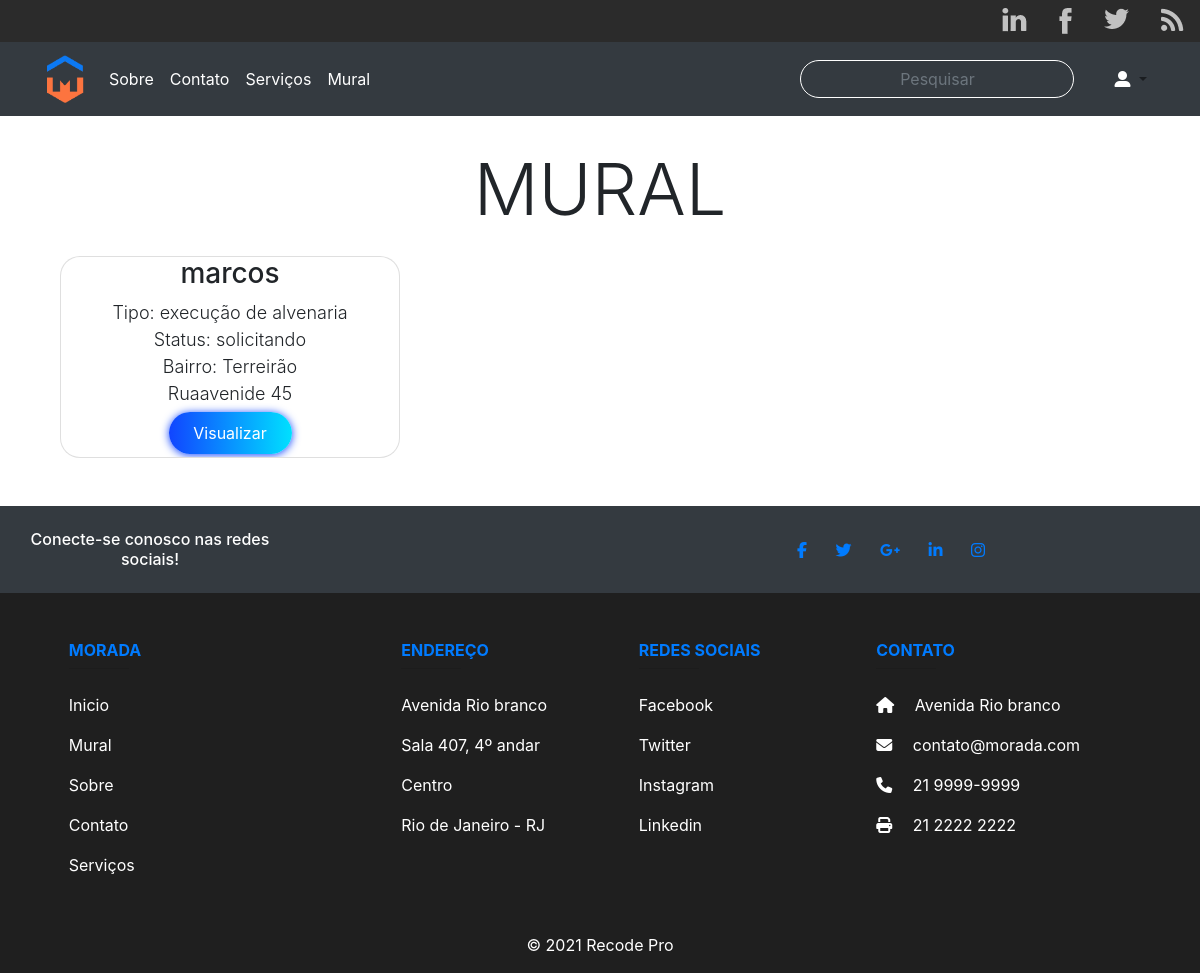
Screenshot of /mural.php?pesquisar=avenide 45 with the database file from the repository.
### tables this page shows
CREATE TABLE `servicos` (
  `idservicos` int NOT NULL AUTO_INCREMENT,
  `usuario` int DEFAULT NULL,
  `tipo` varchar(45) DEFAULT NULL,
  `categoria` varchar(45) DEFAULT NULL,
  `descricao` varchar(700) DEFAULT NULL,
  `email` varchar(45) DEFAULT NULL,
  `parceiro` varchar(100) DEFAULT NULL,
  `mensagem` varchar(500) DEFAULT NULL,
  PRIMARY KEY (`idservicos`),
  KEY `fk_servicos_idx` (`usuario`),
  CONSTRAINT `fk_servicos` FOREIGN KEY (`usuario`) REFERENCES `usuarios` (`idusuario`)
);

CREATE TABLE `usuarios` (
  `idusuario` int NOT NULL AUTO_INCREMENT,
  `nome` varchar(45) DEFAULT NULL,
  `sobrenome` varchar(45) DEFAULT NULL,
  `email` varchar(45) DEFAULT NULL,
  `senha` varchar(45) DEFAULT NULL,
  `sobre` varchar(45) DEFAULT NULL,
  `endereco` varchar(45) DEFAULT NULL,
  `bairro` varchar(45) DEFAULT NULL,
  `cep` varchar(45) DEFAULT NULL,
  `telefone` varchar(45) DEFAULT NULL,
  `complemento` varchar(45) DEFAULT NULL,
  `estrela` varchar(45) DEFAULT NULL,
  PRIMARY KEY (`idusuario`)
);

### mural.php (the view, shortened to what this page needs)
<?php
require "./php/actions/conexaodb.php";
?>
<?php
require "./php/includes/menu.php"; ?>
<!DOCTYPE html>
<html lang="pt-BR">
<head>
    <link rel="stylesheet" href="css/projetos.css">
    <link rel="stylesheet" href="https://stackpath.bootstrapcdn.com/bootstrap/4.1.3/css/bootstrap.min.css">
</head>
<body>
    <div class="container text-center">
        <h3 class="display-3 " style=" margin-top:30px;">MURAL</h3>
    </div>
    <div class="container">
        <div class="container mt-4 text-center">
            <div class="row">
                <?php
                $pesquisar = '';
                if (!empty($_GET['pesquisar'])) {
                    $pesquisar = $_GET['pesquisar'];
                }
                $result_usuarios = "SELECT nome, descricao, bairro, endereco, idusuario, tipo FROM usuarios JOIN servicos ON usuarios.idusuario = servicos.usuario WHERE descricao > '0' and  endereco LIKE '%$pesquisar%';";
                $result = $conn->query($result_usuarios);
                if ($result->num_rows > 0 && $pesquisar === 0) {
                    while ($row = $result->fetch_assoc()) {
                ?>
                        <div class="col-sm-4">
                            <div class="card mb-5 rounded">
                                <div class="container">
                                    <div class=" anyClass">
                                        <h3 class="display-7"><?php echo $row['nome']; ?></h3>
                                        <p class="lead"><?php echo "Status: ", $row['tipo']; ?></p>
                                        <p class=" lead"><?php echo "Tipo: ", $row['descricao']; ?></p>
                                        <p class="lead"><?php echo "Bairro: ", $row['bairro']; ?></p>
                                        <p class="lead"><?php echo "Rua", $row['endereco']; ?></p>
                                        <button type="button" class="btn text-white edit"><a href="./perfilpublico.php?id=<?php echo $row['idusuario']; ?>">Visualizar</a></button>
                                    </div>
                                </div>
                            </div>
                        </div>
                    <?php }
                } else {
                    while ($row = $result->fetch_assoc()) {
                    ?>
                        <div class="col-sm-4">
                            <div class="card mb-5 rounded">
                                <div class="container">
                                    <div class="anyClass">
                                        <h3 class="display-7"><?php echo $row['nome']; ?></h3>
                                        <p class=" lead"><?php echo "Tipo: ", $row['descricao']; ?></p>
                                        <p class="lead"><?php echo "Status: ", $row['tipo']; ?></p>
                                        <p class="lead"><?php echo "Bairro: ", $row['bairro']; ?></p>
                                        <p class="lead"><?php echo "Rua", $row['endereco']; ?></p>
                                        <button type="button" class="btn text-white edit"><a href="./perfilpublico.php?id=<?php echo $row['idusuario']; ?>">Visualizar</a></button>
                                    </div>
                                </div>
                            </div>
                        </div>
                <?php
                    }
                }
                ?>
            </div>
        </div>
    </div>
</body>
</html>

### mural.php (style rules this page uses)
.edit { color: #fff !important; background: -webkit-linear-gradient(right, #00e0ff, #1145ff); border: none; border-radius: 21px; box-shadow: 0px 1px 8px #1145ff; height: 42.3px; margin: 0 auto; margin-top: 5px; transition: 0.25s; width: 123px; }
.edit a { text-decoration: none; color: #fff; }
.anyClass p { margin: 0; font-size: 18px; }
.anyClass { height: 200px !important; overflow-y: auto; }
.card { border-radius: 20px !important; }

### rows the page displays
servicos: usuario.nome "marcos", descricao "execução de alvenaria", tipo "solicitando", usuario.bairro "Terreirão", usuario.endereco "avenide 45"
